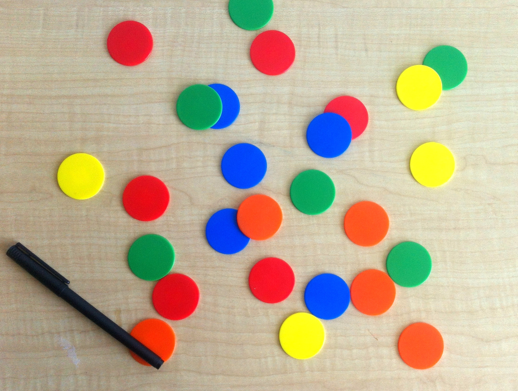
%> input picture Assignment5/colorchips.png, 518 x 391 px
$ octave A4test.m   (GNU Octave 9; MATLAB toolbox functions it lacks are replaced by stand-ins)
%> lines starting %> are read from the running program, lines starting %| are printed output that depends on the picture; in (x1, y1, x2, y2) boxes, pixels count from 0 and x2, y2 are one past the last pixel; in counts of white or black regions, pixels touching at a corner belong together; the program's own positions count from 1
clc;
clearvars;
close all;
imtool close all; % Close all imtool figures.
workspace;
format longg;
format compact;
fontSize = 20;
tic;
% Read image
original = imread('colorchips.png');
%> original is the input picture: size 391x518x3 uint8; mean R, G, B 188.3, 173.3, 148.1
figure,imshow(original)
title('Original Image','FontSize',fontSize);

% RGB component
R=original(:,:,1);
G=original(:,:,2);
B=original(:,:,3);
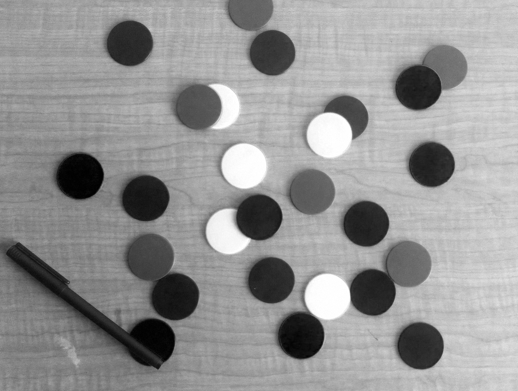
%> B: size 391x518 uint8; min 0, max 255, mean 148.1
%figure,imshow(R)
title('Red Component Image','FontSize',fontSize);
%figure,imshow(G)
title('Green Component Image','FontSize',fontSize);
%figure,imshow(B)
title('Blue Component Image','FontSize',fontSize);

% Thresholding
% Select Red compoent
level=graythresh(R);
%> level = 0.443
binary=im2bw(R,level);
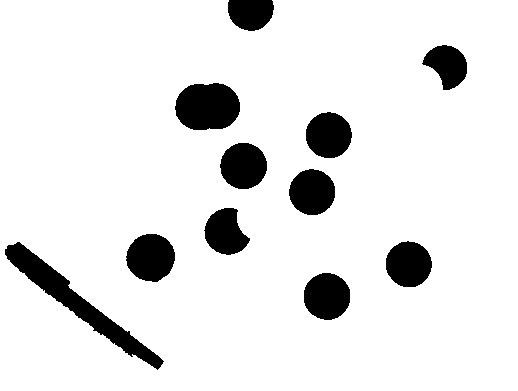
%> binary: size 391x518 logical; 90.1% white; 11 black regions, largest, box (x1, y1, x2, y2) and area: (5, 242, 164, 370) 3522, (175, 83, 240, 130) 2500, (126, 234, 175, 282) 1812
figure,imshow(binary)
title('Thresholed Image','FontSize',fontSize);

% Use Morphological Operations
erosion=imerode(binary,strel('disk',2));
%> erosion: size 391x518 logical; 88.4% white; 11 black regions, largest, box (x1, y1, x2, y2) and area: (3, 240, 166, 372) 4243, (173, 81, 242, 132) 2840, (124, 232, 177, 284) 2092
figure,imshow(erosion)
title('Eroded Image','FontSize',fontSize);

% Use Watershed segmentation
D = bwdist(erosion);
figure
imshow(D,[],'InitialMagnification','fit')
title('Distance transform of ~bw')
D = -D;
D(~erosion) = -Inf;
%> D: size 391x518 single; 11.61% of the values are NaN or infinite; the others: min 0, max 0, mean 0
L = watershed(D);
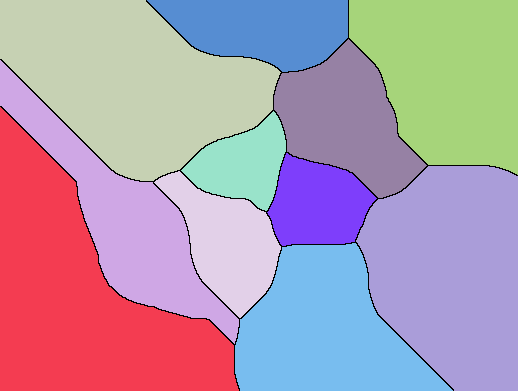
%> L: size 391x518 uint8; 12 distinct labels, from 0 to 11; one colour per label, 0 black
Lrgb = label2rgb(L,'jet',[.5 .5 .5]);
figure
imshow(Lrgb,'InitialMagnification','fit')
title('Watershed transform of D')
figure,imshow(imfuse(erosion,Lrgb))
axis([])
bw2 = ~bwareaopen(~erosion, 10);
imshow(bw2)
D = -bwdist(~erosion);
figure,imshow(D,[])
Ld = watershed(~D);
%> Ld: size 391x518 uint8; every value is 1
figure,imshow(label2rgb(Ld))
bw2 = erosion;
bw2(Ld == 0) = 0;
mask = imextendedmin(D,2);
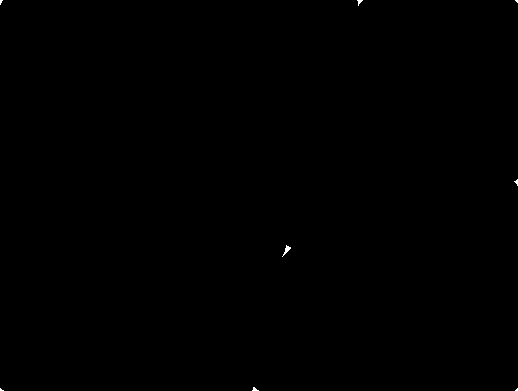
%> mask: size 391x518 logical; 0.05% white; 8 white regions (7 under 20 px), largest, box (x1, y1, x2, y2) and area: (282, 245, 291, 257) 36
D2 = imimposemin(D,mask);
Ld2 = watershed(D2);
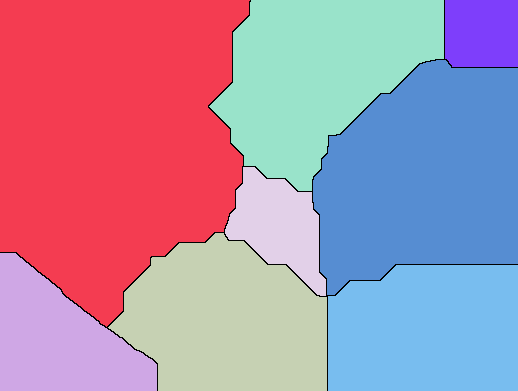
%> Ld2: size 391x518 uint8; 9 distinct labels, from 0 to 8; one colour per label, 0 black
bw3 = erosion;
bw3(Ld2 == 0) = 0;
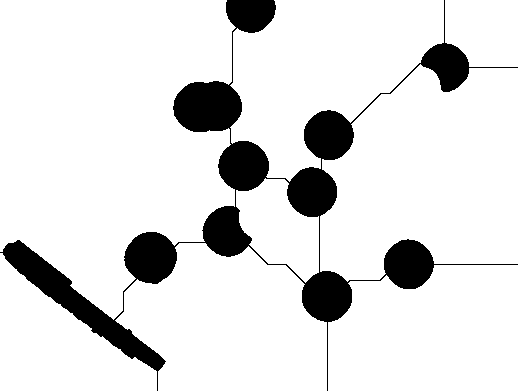
%> bw3: size 391x518 logical; 88% white; 1 black region, box (x1, y1, x2, y2) and area: (0, 0, 518, 391) 24332
figure,imshow(erosion);
title('Watershed Segmentation','FontSize',fontSize)

% labelling
figure,imshow(original);
title('Labelling','FontSize',fontSize)
s=regionprops(logical(bw3),'Centroid','Area','Eccentricity','Perimeter');
%> s = 8 regions; Area, Centroid, Eccentricity and Perimeter: 56435 [107.6 131.8] 0.633 1173.3, 32892 [428.9 176.8] 0.627 829.9, 23265 [324.5 68.4] 0.816 750.2, 22953 [229.1 325.8] 0.714 651, 21287 [430.2 334.2] 0.786 614.5, 11548 [58.1 346.9] 0.84 510.9, 5371 [280.2 228.7] 0.817 316.3, 4455 [484.6 31.7] 0.568 259.7
hold on
for k=1:numel(s)
c=s(k).Centroid;
text(c(1),c(2),sprintf('%d',k),...
'HorizontalAlignment','center',...
'VerticalAlignment','middle');
end
%> this loop made 8 passes
%> c on passes 1 to 8: [107.6 131.8], [58.09 346.9], [229.1 325.8], [324.5 68.44], [280.2 228.7], [428.9 176.8], [430.2 334.2], [484.6 31.69]
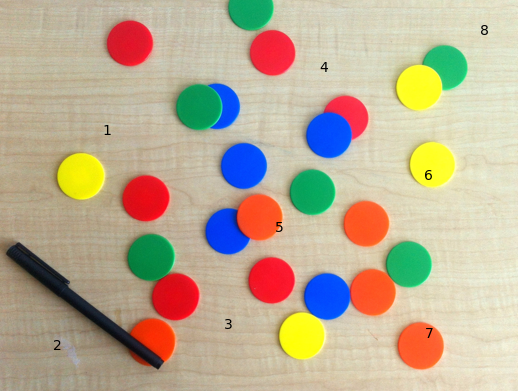
%> figure redrawn from the program's plot data; its title reads 'Labelling'
hold off

Num = numel(s);
%> Num = 8
message= sprintf('You have counted %i Strawberries',Num);
%> message = 'You have counted 8 Strawberries'
h=msgbox(message);
%> h = []
